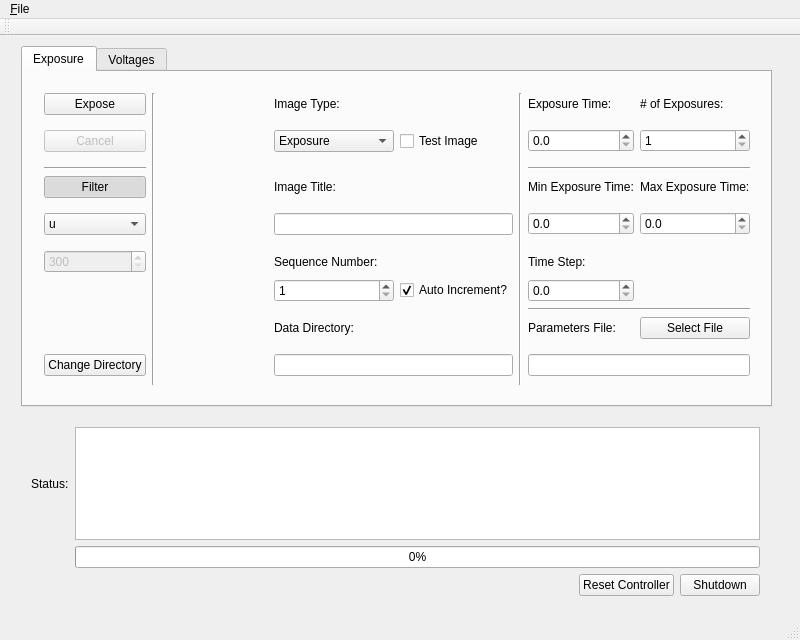
<?xml version="1.0" encoding="UTF-8"?>
<ui version="4.0">
 <class>ccdcontroller</class>
 <widget class="QMainWindow" name="ccdcontroller">
  <property name="geometry">
   <rect>
    <x>0</x>
    <y>0</y>
    <width>800</width>
    <height>640</height>
   </rect>
  </property>
  <property name="windowTitle">
   <string>ccdcontroller</string>
  </property>
  <widget class="QWidget" name="centralWidget">
   <widget class="QTabWidget" name="tabWidget">
    <property name="geometry">
     <rect>
      <x>21</x>
      <y>10</y>
      <width>751</width>
      <height>361</height>
     </rect>
    </property>
    <property name="currentIndex">
     <number>0</number>
    </property>
    <widget class="QWidget" name="exposurePage">
     <attribute name="title">
      <string>Exposure</string>
     </attribute>
     <widget class="QWidget" name="layoutWidget">
      <property name="geometry">
       <rect>
        <x>10</x>
        <y>10</y>
        <width>728</width>
        <height>314</height>
       </rect>
      </property>
      <layout class="QGridLayout" name="gridLayout">
       <item row="8" column="4">
        <widget class="QCheckBox" name="autoincCheckBox">
         <property name="text">
          <string>Auto Increment?</string>
         </property>
         <property name="checked">
          <bool>true</bool>
         </property>
        </widget>
       </item>
       <item row="1" column="0" rowspan="2">
        <widget class="QPushButton" name="cancelButton">
         <property name="enabled">
          <bool>false</bool>
         </property>
         <property name="text">
          <string>Cancel</string>
         </property>
        </widget>
       </item>
       <item row="5" column="7" rowspan="2">
        <widget class="QDoubleSpinBox" name="maxexpSpinBox">
         <property name="decimals">
          <number>1</number>
         </property>
        </widget>
       </item>
       <item row="0" column="7">
        <widget class="QLabel" name="imstackLabel">
         <property name="text">
          <string># of Exposures:</string>
         </property>
        </widget>
       </item>
       <item row="9" column="6" colspan="2">
        <widget class="Line" name="hline_2">
         <property name="orientation">
          <enum>Qt::Horizontal</enum>
         </property>
        </widget>
       </item>
       <item row="5" column="0" rowspan="2">
        <widget class="QComboBox" name="filterComboBox">
         <item>
          <property name="text">
           <string>u</string>
          </property>
         </item>
         <item>
          <property name="text">
           <string>g</string>
          </property>
         </item>
         <item>
          <property name="text">
           <string>r</string>
          </property>
         </item>
         <item>
          <property name="text">
           <string>i</string>
          </property>
         </item>
         <item>
          <property name="text">
           <string>z</string>
          </property>
         </item>
         <item>
          <property name="text">
           <string>y</string>
          </property>
         </item>
        </widget>
       </item>
       <item row="7" column="6">
        <widget class="QLabel" name="tstepLabel">
         <property name="text">
          <string>Time Step:</string>
         </property>
        </widget>
       </item>
       <item row="7" column="3">
        <widget class="QLabel" name="imnumLabel">
         <property name="text">
          <string>Sequence Number:</string>
         </property>
        </widget>
       </item>
       <item row="8" column="3">
        <widget class="QSpinBox" name="imnumSpinBox">
         <property name="minimum">
          <number>1</number>
         </property>
         <property name="maximum">
          <number>999</number>
         </property>
        </widget>
       </item>
       <item row="1" column="7" rowspan="2">
        <widget class="QSpinBox" name="imstackSpinBox">
         <property name="minimum">
          <number>1</number>
         </property>
         <property name="maximum">
          <number>999</number>
         </property>
        </widget>
       </item>
       <item row="5" column="3" rowspan="2" colspan="2">
        <widget class="QLineEdit" name="imtitleLineEdit"/>
       </item>
       <item row="1" column="4" rowspan="2">
        <widget class="QCheckBox" name="testimCheckBox">
         <property name="text">
          <string>Test Image</string>
         </property>
        </widget>
       </item>
       <item row="0" column="3">
        <widget class="QLabel" name="imtypeLabel">
         <property name="text">
          <string>Image Type:</string>
         </property>
        </widget>
       </item>
       <item row="0" column="6">
        <widget class="QLabel" name="exptimeLabel">
         <property name="text">
          <string>Exposure Time:</string>
         </property>
        </widget>
       </item>
       <item row="3" column="6" colspan="2">
        <widget class="Line" name="hline_1">
         <property name="orientation">
          <enum>Qt::Horizontal</enum>
         </property>
        </widget>
       </item>
       <item row="1" column="3" rowspan="2">
        <widget class="QComboBox" name="exptypeComboBox">
         <item>
          <property name="text">
           <string>Exposure</string>
          </property>
         </item>
         <item>
          <property name="text">
           <string>Dark</string>
          </property>
         </item>
         <item>
          <property name="text">
           <string>Bias</string>
          </property>
         </item>
         <item>
          <property name="text">
           <string>Flat</string>
          </property>
         </item>
         <item>
          <property name="text">
           <string>Fe55</string>
          </property>
         </item>
         <item>
          <property name="text">
           <string>Exposure Series</string>
          </property>
         </item>
         <item>
          <property name="text">
           <string>Dark Series</string>
          </property>
         </item>
         <item>
          <property name="text">
           <string>Voltage Scan</string>
          </property>
         </item>
        </widget>
       </item>
       <item row="0" column="1" rowspan="13" colspan="2">
        <widget class="Line" name="vline_1">
         <property name="orientation">
          <enum>Qt::Vertical</enum>
         </property>
        </widget>
       </item>
       <item row="1" column="6" rowspan="2">
        <widget class="QDoubleSpinBox" name="exptimeSpinBox">
         <property name="enabled">
          <bool>true</bool>
         </property>
         <property name="readOnly">
          <bool>false</bool>
         </property>
         <property name="decimals">
          <number>1</number>
         </property>
         <property name="maximum">
          <double>100000.000000000000000</double>
         </property>
         <property name="singleStep">
          <double>0.500000000000000</double>
         </property>
        </widget>
       </item>
       <item row="4" column="7">
        <widget class="QLabel" name="maxexpLabel">
         <property name="text">
          <string>Max Exposure Time:</string>
         </property>
        </widget>
       </item>
       <item row="4" column="6">
        <widget class="QLabel" name="minexpLabel">
         <property name="text">
          <string>Min Exposure Time:</string>
         </property>
        </widget>
       </item>
       <item row="5" column="6" rowspan="2">
        <widget class="QDoubleSpinBox" name="minexpSpinBox">
         <property name="decimals">
          <number>1</number>
         </property>
        </widget>
       </item>
       <item row="3" column="0">
        <widget class="Line" name="line">
         <property name="orientation">
          <enum>Qt::Horizontal</enum>
         </property>
        </widget>
       </item>
       <item row="4" column="0">
        <widget class="QPushButton" name="filterToggleButton">
         <property name="text">
          <string>Filter</string>
         </property>
         <property name="checkable">
          <bool>true</bool>
         </property>
         <property name="checked">
          <bool>true</bool>
         </property>
        </widget>
       </item>
       <item row="7" column="0">
        <widget class="QSpinBox" name="monoSpinBox">
         <property name="enabled">
          <bool>false</bool>
         </property>
         <property name="minimum">
          <number>300</number>
         </property>
         <property name="maximum">
          <number>1000</number>
         </property>
         <property name="singleStep">
          <number>5</number>
         </property>
        </widget>
       </item>
       <item row="4" column="3">
        <widget class="QLabel" name="imtitleLabel">
         <property name="text">
          <string>Image Title:</string>
         </property>
        </widget>
       </item>
       <item row="10" column="3">
        <widget class="QLabel" name="imfilenameLabel">
         <property name="text">
          <string>Data Directory:</string>
         </property>
        </widget>
       </item>
       <item row="11" column="3" rowspan="2" colspan="2">
        <widget class="QLineEdit" name="imfilenameLineEdit">
         <property name="enabled">
          <bool>true</bool>
         </property>
         <property name="readOnly">
          <bool>true</bool>
         </property>
        </widget>
       </item>
       <item row="0" column="0">
        <widget class="QPushButton" name="exposeButton">
         <property name="enabled">
          <bool>true</bool>
         </property>
         <property name="text">
          <string>Expose</string>
         </property>
        </widget>
       </item>
       <item row="0" column="5" rowspan="13">
        <widget class="Line" name="vline_2">
         <property name="orientation">
          <enum>Qt::Vertical</enum>
         </property>
        </widget>
       </item>
       <item row="11" column="0" rowspan="2">
        <widget class="QPushButton" name="directoryPushButton">
         <property name="text">
          <string>Change Directory</string>
         </property>
        </widget>
       </item>
       <item row="8" column="6">
        <widget class="QDoubleSpinBox" name="tstepSpinBox">
         <property name="decimals">
          <number>1</number>
         </property>
        </widget>
       </item>
       <item row="11" column="6" rowspan="2" colspan="2">
        <widget class="QLineEdit" name="paramfileLineEdit"/>
       </item>
       <item row="10" column="6">
        <widget class="QLabel" name="paramfileLabel">
         <property name="text">
          <string>Parameters File:</string>
         </property>
        </widget>
       </item>
       <item row="10" column="7">
        <widget class="QPushButton" name="paramfileButton">
         <property name="text">
          <string>Select File</string>
         </property>
        </widget>
       </item>
      </layout>
     </widget>
    </widget>
    <widget class="QWidget" name="voltagePage">
     <attribute name="title">
      <string>Voltages</string>
     </attribute>
     <widget class="QWidget" name="layoutWidget">
      <property name="geometry">
       <rect>
        <x>10</x>
        <y>10</y>
        <width>721</width>
        <height>271</height>
       </rect>
      </property>
      <layout class="QGridLayout" name="gridLayout_2">
       <item row="0" column="3">
        <widget class="QLabel" name="vrdLabel">
         <property name="text">
          <string>VRD</string>
         </property>
        </widget>
       </item>
       <item row="3" column="0">
        <widget class="QLineEdit" name="parhiLineEdit">
         <property name="text">
          <string>0.00</string>
         </property>
         <property name="readOnly">
          <bool>true</bool>
         </property>
        </widget>
       </item>
       <item row="0" column="0">
        <widget class="QLabel" name="vddLabel">
         <property name="text">
          <string>VDD</string>
         </property>
        </widget>
       </item>
       <item row="0" column="1">
        <widget class="QLabel" name="vodLabel">
         <property name="text">
          <string>VOD</string>
         </property>
        </widget>
       </item>
       <item row="0" column="2">
        <widget class="QLabel" name="vogLabel">
         <property name="text">
          <string>VOG</string>
         </property>
        </widget>
       </item>
       <item row="0" column="4">
        <widget class="QLabel" name="rghiLabel">
         <property name="text">
          <string>RGHI</string>
         </property>
        </widget>
       </item>
       <item row="1" column="1">
        <widget class="QLineEdit" name="vodLineEdit">
         <property name="text">
          <string>0.00</string>
         </property>
         <property name="readOnly">
          <bool>true</bool>
         </property>
        </widget>
       </item>
       <item row="1" column="0">
        <widget class="QLineEdit" name="vddLineEdit">
         <property name="text">
          <string>1.00</string>
         </property>
         <property name="readOnly">
          <bool>true</bool>
         </property>
        </widget>
       </item>
       <item row="0" column="5">
        <widget class="QLabel" name="rgloLabel">
         <property name="text">
          <string>RGLO</string>
         </property>
        </widget>
       </item>
       <item row="1" column="2">
        <widget class="QLineEdit" name="vogLineEdit">
         <property name="text">
          <string>0.00</string>
         </property>
         <property name="readOnly">
          <bool>true</bool>
         </property>
        </widget>
       </item>
       <item row="1" column="3">
        <widget class="QLineEdit" name="vrdLineEdit">
         <property name="text">
          <string>0.00</string>
         </property>
         <property name="readOnly">
          <bool>true</bool>
         </property>
        </widget>
       </item>
       <item row="6" column="4" colspan="2">
        <widget class="QPushButton" name="setvoltageButton">
         <property name="text">
          <string>Set Voltage</string>
         </property>
        </widget>
       </item>
       <item row="1" column="4">
        <widget class="QLineEdit" name="rghiLineEdit">
         <property name="text">
          <string>0.00</string>
         </property>
         <property name="readOnly">
          <bool>true</bool>
         </property>
        </widget>
       </item>
       <item row="1" column="5">
        <widget class="QLineEdit" name="rgloLineEdit">
         <property name="text">
          <string>0.00</string>
         </property>
         <property name="readOnly">
          <bool>true</bool>
         </property>
        </widget>
       </item>
       <item row="2" column="0">
        <widget class="QLabel" name="parhiLabel">
         <property name="text">
          <string>PARHI</string>
         </property>
        </widget>
       </item>
       <item row="2" column="1">
        <widget class="QLabel" name="parloLabel">
         <property name="text">
          <string>PARLO</string>
         </property>
        </widget>
       </item>
       <item row="2" column="2">
        <widget class="QLabel" name="serhiLabel">
         <property name="text">
          <string>SERHI</string>
         </property>
        </widget>
       </item>
       <item row="2" column="3">
        <widget class="QLabel" name="serloLabel">
         <property name="text">
          <string>SERLO</string>
         </property>
        </widget>
       </item>
       <item row="3" column="1">
        <widget class="QLineEdit" name="parloLineEdit">
         <property name="text">
          <string>0.00</string>
         </property>
         <property name="readOnly">
          <bool>true</bool>
         </property>
        </widget>
       </item>
       <item row="3" column="3">
        <widget class="QLineEdit" name="serloLineEdit">
         <property name="text">
          <string>0.00</string>
         </property>
         <property name="readOnly">
          <bool>true</bool>
         </property>
        </widget>
       </item>
       <item row="3" column="2">
        <widget class="QLineEdit" name="serhiLineEdit">
         <property name="text">
          <string>0.00</string>
         </property>
         <property name="readOnly">
          <bool>true</bool>
         </property>
        </widget>
       </item>
       <item row="5" column="4">
        <widget class="QComboBox" name="voltageComboBox">
         <item>
          <property name="text">
           <string>VDD</string>
          </property>
         </item>
         <item>
          <property name="text">
           <string>VOD</string>
          </property>
         </item>
         <item>
          <property name="text">
           <string>VOG</string>
          </property>
         </item>
         <item>
          <property name="text">
           <string>VRD</string>
          </property>
         </item>
         <item>
          <property name="text">
           <string>RGHI</string>
          </property>
         </item>
         <item>
          <property name="text">
           <string>RGLO</string>
          </property>
         </item>
         <item>
          <property name="text">
           <string>PARHI</string>
          </property>
         </item>
         <item>
          <property name="text">
           <string>PARLO</string>
          </property>
         </item>
         <item>
          <property name="text">
           <string>SERHI</string>
          </property>
         </item>
         <item>
          <property name="text">
           <string>SERLO</string>
          </property>
         </item>
        </widget>
       </item>
       <item row="5" column="5">
        <widget class="QDoubleSpinBox" name="voltageSpinBox">
         <property name="minimum">
          <double>-99.989999999999995</double>
         </property>
        </widget>
       </item>
       <item row="5" column="3">
        <widget class="QLabel" name="label">
         <property name="text">
          <string>Select Voltage</string>
         </property>
        </widget>
       </item>
       <item row="4" column="3">
        <spacer name="verticalSpacer">
         <property name="orientation">
          <enum>Qt::Vertical</enum>
         </property>
         <property name="sizeHint" stdset="0">
          <size>
           <width>20</width>
           <height>40</height>
          </size>
         </property>
        </spacer>
       </item>
      </layout>
     </widget>
    </widget>
   </widget>
   <widget class="QWidget" name="layoutWidget">
    <property name="geometry">
     <rect>
      <x>20</x>
      <y>380</y>
      <width>751</width>
      <height>191</height>
     </rect>
    </property>
    <layout class="QGridLayout" name="gridLayout_3">
     <item row="0" column="0">
      <widget class="QLabel" name="statusLabel">
       <property name="text">
        <string>Status:</string>
       </property>
      </widget>
     </item>
     <item row="0" column="1" colspan="3">
      <widget class="QTextEdit" name="statusEdit">
       <property name="readOnly">
        <bool>true</bool>
       </property>
      </widget>
     </item>
     <item row="1" column="1" colspan="3">
      <widget class="QProgressBar" name="progressBar">
       <property name="value">
        <number>0</number>
       </property>
      </widget>
     </item>
     <item row="2" column="1">
      <spacer name="horizontalSpacer">
       <property name="orientation">
        <enum>Qt::Horizontal</enum>
       </property>
       <property name="sizeHint" stdset="0">
        <size>
         <width>438</width>
         <height>20</height>
        </size>
       </property>
      </spacer>
     </item>
     <item row="2" column="2">
      <widget class="QPushButton" name="resetButton">
       <property name="text">
        <string>Reset Controller</string>
       </property>
      </widget>
     </item>
     <item row="2" column="3">
      <widget class="QPushButton" name="shutdownButton">
       <property name="text">
        <string>Shutdown</string>
       </property>
      </widget>
     </item>
    </layout>
   </widget>
  </widget>
  <widget class="QMenuBar" name="menuBar">
   <property name="geometry">
    <rect>
     <x>0</x>
     <y>0</y>
     <width>800</width>
     <height>22</height>
    </rect>
   </property>
   <property name="nativeMenuBar">
    <bool>true</bool>
   </property>
   <widget class="QMenu" name="menu_File">
    <property name="title">
     <string>&amp;File</string>
    </property>
    <addaction name="actionExit"/>
   </widget>
   <addaction name="menu_File"/>
  </widget>
  <widget class="QToolBar" name="mainToolBar">
   <attribute name="toolBarArea">
    <enum>TopToolBarArea</enum>
   </attribute>
   <attribute name="toolBarBreak">
    <bool>false</bool>
   </attribute>
  </widget>
  <widget class="QStatusBar" name="statusBar"/>
  <action name="actionExit">
   <property name="text">
    <string>Exit</string>
   </property>
  </action>
 </widget>
 <layoutdefault spacing="6" margin="11"/>
 <resources/>
 <connections/>
</ui>
